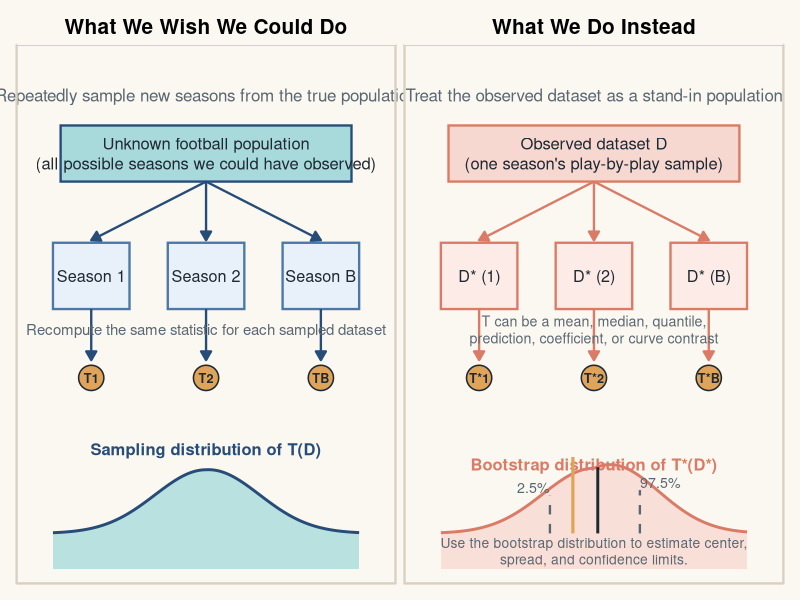
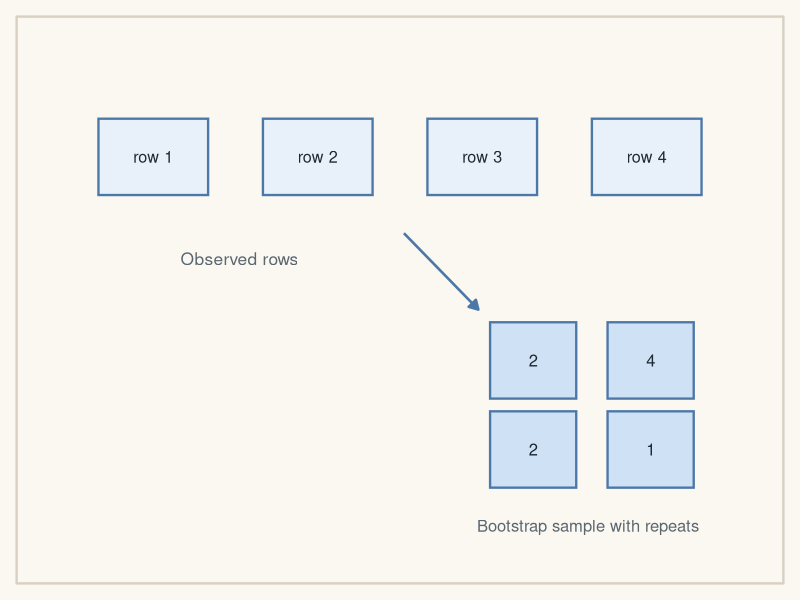
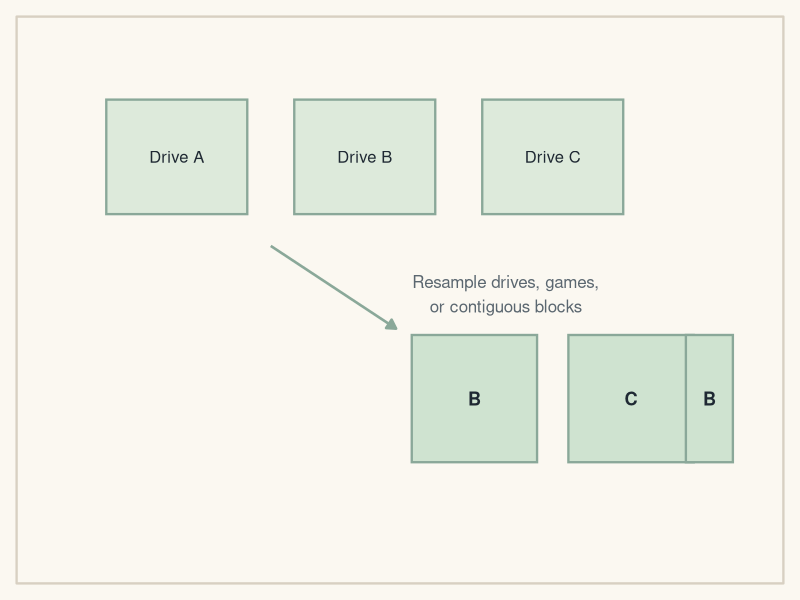
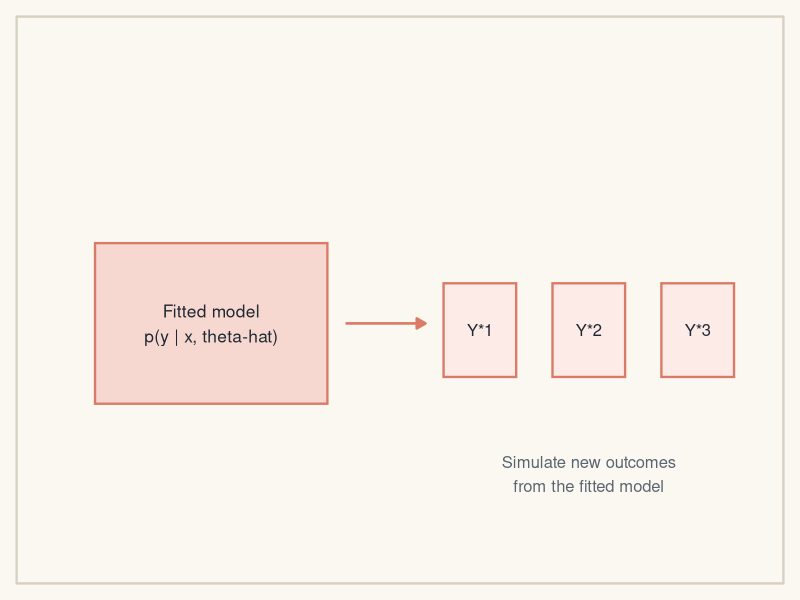
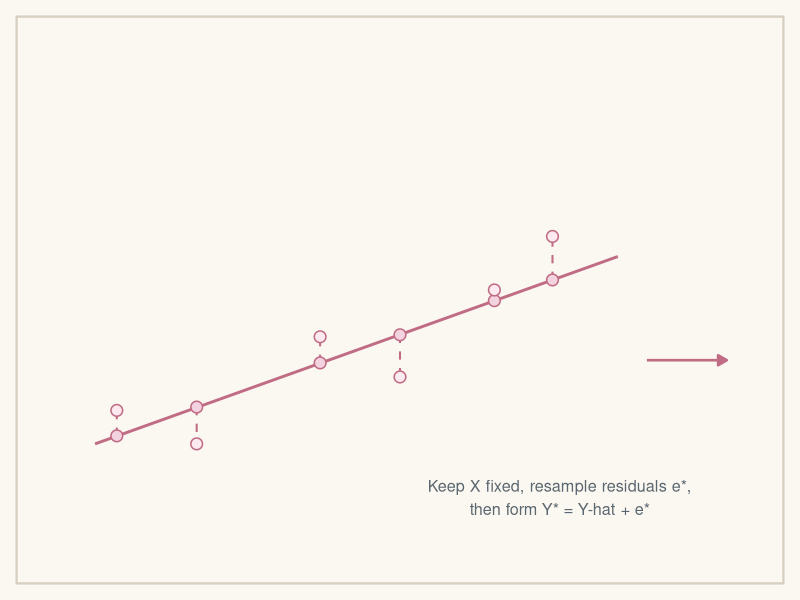

Source code (R) for these figures, in order:
########################
### INSTALL PACKAGES ###
########################

# install.packages(c("ggplot2"))

library(ggplot2)
library(grid)

################
### SETTINGS ###
################

population_figure_path = "2026/lectures/figures/09_population-vs-bootstrap.png"
observation_figure_path = "2026/lectures/figures/09_observation-bootstrap.png"
cluster_figure_path = "2026/lectures/figures/09_cluster-bootstrap.png"
parametric_figure_path = "2026/lectures/figures/09_parametric-bootstrap.png"
residual_figure_path = "2026/lectures/figures/09_residual-bootstrap.png"

paper = "#FBF8F1"
ink = "#1F2933"
muted = "#5B6770"
navy = "#274C77"
blue = "#4C78A8"
sky = "#A8DADC"
coral = "#D97B66"
gold = "#E0A458"
sage = "#8AA899"
rose = "#C06C84"
panel_border = "#D8D0C2"

arrow_style = arrow(length = unit(0.1, "inches"), type = "closed")

theme_boot = theme_void(base_size = 13) +
    theme(
        plot.background = element_rect(fill = paper, color = NA),
        panel.background = element_rect(fill = paper, color = NA),
        panel.border = element_rect(color = panel_border, fill = NA, linewidth = 0.8),
        strip.background = element_rect(fill = paper, color = NA),
        strip.text = element_text(face = "bold", size = 15, margin = margin(b = 6)),
        plot.title = element_text(face = "bold", color = ink, size = 15),
        plot.subtitle = element_text(color = muted, size = 11.5),
        plot.caption = element_text(color = muted, size = 10.5, hjust = 0.5),
        plot.margin = margin(12, 12, 12, 12)
    )

curve_df = function(panel, base_y, height, skew = 0) {
    x = seq(1, 9, length.out = 300)
    z = seq(-3, 3, length.out = 300)
    density = dnorm(z) * (1 + skew * pmax(z, 0))
    density = density / max(density)

    data.frame(
        panel = panel,
        x = x,
        y = base_y + height * density
    )
}

save_plot = function(plot, filename, width, height) {
    ggsave(
        filename = filename,
        plot = plot,
        width = width,
        height = height,
        dpi = 300
    )
}

###############################
### POPULATION VS BOOTSTRAP ###
###############################

panel_subtitles = data.frame(
    panel = c("What We Wish We Could Do", "What We Do Instead"),
    x = 5,
    y = 9.3,
    label = c(
        "Repeatedly sample new seasons from the true population",
        "Treat the observed dataset as a stand-in population"
    ),
    color = c(muted, muted)
)

panel_levels = c("What We Wish We Could Do", "What We Do Instead")

panel_subtitles$panel = factor(panel_subtitles$panel, levels = panel_levels)

top_boxes = data.frame(
    panel = c("What We Wish We Could Do", "What We Do Instead"),
    xmin = c(1.2, 1.2),
    xmax = c(8.8, 8.8),
    ymin = c(7.6, 7.6),
    ymax = c(8.7, 8.7),
    fill = c(sky, "#F7D8D1"),
    color = c(navy, coral),
    label = c(
        "Unknown football population\n(all possible seasons we could have observed)",
        "Observed dataset D\n(one season's play-by-play sample)"
    )
)
top_boxes$panel = factor(top_boxes$panel, levels = panel_levels)

mid_boxes = rbind(
    data.frame(
        panel = "What We Wish We Could Do",
        xmin = c(1.0, 4.0, 7.0),
        xmax = c(3.0, 6.0, 9.0),
        ymin = 5.1,
        ymax = 6.4,
        fill = "#E8F0FA",
        color = blue,
        label = c("Season 1", "Season 2", "Season B")
    ),
    data.frame(
        panel = "What We Do Instead",
        xmin = c(1.0, 4.0, 7.0),
        xmax = c(3.0, 6.0, 9.0),
        ymin = 5.1,
        ymax = 6.4,
        fill = "#FCEBE6",
        color = coral,
        label = c("D* (1)", "D* (2)", "D* (B)")
    )
)
mid_boxes$panel = factor(mid_boxes$panel, levels = panel_levels)

arrow_df = rbind(
    data.frame(
        panel = "What We Wish We Could Do",
        x = c(5, 5, 5, 2, 5, 8),
        y = c(7.6, 7.6, 7.6, 5.1, 5.1, 5.1),
        xend = c(2, 5, 8, 2, 5, 8),
        yend = c(6.45, 6.45, 6.45, 4.1, 4.1, 4.1),
        color = navy
    ),
    data.frame(
        panel = "What We Do Instead",
        x = c(5, 5, 5, 2, 5, 8),
        y = c(7.6, 7.6, 7.6, 5.1, 5.1, 5.1),
        xend = c(2, 5, 8, 2, 5, 8),
        yend = c(6.45, 6.45, 6.45, 4.1, 4.1, 4.1),
        color = coral
    )
)
arrow_df$panel = factor(arrow_df$panel, levels = panel_levels)

stat_points = rbind(
    data.frame(
        panel = "What We Wish We Could Do",
        x = c(2, 5, 8),
        y = 3.75,
        label = c("T1", "T2", "TB")
    ),
    data.frame(
        panel = "What We Do Instead",
        x = c(2, 5, 8),
        y = 3.75,
        label = c("T*1", "T*2", "T*B")
    )
)
stat_points$panel = factor(stat_points$panel, levels = panel_levels)

left_curve = curve_df("What We Wish We Could Do", base_y = 0.7, height = 1.25, skew = 0.05)
right_curve = curve_df("What We Do Instead", base_y = 0.7, height = 1.35, skew = 0.35)
left_curve$panel = factor(left_curve$panel, levels = panel_levels)
right_curve$panel = factor(right_curve$panel, levels = panel_levels)

curve_markers = data.frame(
    panel = "What We Do Instead",
    x = c(4.45, 5.1, 3.85, 6.2),
    xend = c(4.45, 5.1, 3.85, 6.2),
    y = c(0.7, 0.7, 0.7, 0.7),
    yend = c(2.2, 2.0, 1.45, 1.55),
    linetype = c("solid", "solid", "dashed", "dashed"),
    color = c(gold, ink, muted, muted),
    linewidth = c(1.1, 1.0, 0.8, 0.8),
    label = c("", "", "2.5%", "97.5%"),
    text_y = c(2.35, 2.15, 1.6, 1.7),
    hjust = c(0.5, 0.55, 1, 0)
)
curve_markers$panel = factor(curve_markers$panel, levels = panel_levels)

general_text = data.frame(
    panel = c("What We Wish We Could Do", "What We Do Instead", "What We Do Instead"),
    x = c(5, 5, 5),
    y = c(4.7, 4.7, 0.35),
    label = c(
        "Recompute the same statistic for each sampled dataset",
        "T can be a mean, median, quantile,\nprediction, coefficient, or curve contrast",
        "Use the bootstrap distribution to estimate center,\nspread, and confidence limits."
    ),
    color = muted,
    size = c(3.8, 3.6, 3.5)
)
general_text$panel = factor(general_text$panel, levels = panel_levels)

population_seed = data.frame(
    panel = factor(panel_levels, levels = panel_levels),
    x = 0,
    y = 0
)

population_plot = ggplot(population_seed) +
    geom_blank(aes(x = x, y = y)) +
    facet_wrap(~ panel, nrow = 1) +
    geom_text(
        data = panel_subtitles,
        aes(x = x, y = y, label = label),
        color = muted,
        size = 4.3
    ) +
    geom_rect(
        data = top_boxes,
        aes(xmin = xmin, xmax = xmax, ymin = ymin, ymax = ymax, fill = fill, color = color),
        linewidth = 0.8,
        show.legend = FALSE
    ) +
    geom_text(
        data = top_boxes,
        aes(x = (xmin + xmax) / 2, y = (ymin + ymax) / 2, label = label),
        color = ink,
        size = 4.2,
        lineheight = 1.0
    ) +
    geom_rect(
        data = mid_boxes,
        aes(xmin = xmin, xmax = xmax, ymin = ymin, ymax = ymax, fill = fill, color = color),
        linewidth = 0.8,
        show.legend = FALSE
    ) +
    geom_text(
        data = mid_boxes,
        aes(x = (xmin + xmax) / 2, y = (ymin + ymax) / 2, label = label),
        color = ink,
        size = 4.1
    ) +
    geom_segment(
        data = arrow_df,
        aes(x = x, y = y, xend = xend, yend = yend, color = color),
        linewidth = 0.8,
        arrow = arrow_style,
        show.legend = FALSE
    ) +
    geom_point(
        data = stat_points,
        aes(x = x, y = y),
        shape = 21,
        size = 8,
        stroke = 0.8,
        fill = gold,
        color = ink
    ) +
    geom_text(
        data = stat_points,
        aes(x = x, y = y, label = label),
        color = ink,
        size = 3.2,
        fontface = "bold"
    ) +
    geom_area(
        data = left_curve,
        aes(x = x, y = y),
        fill = sky,
        alpha = 0.8,
        inherit.aes = FALSE
    ) +
    geom_line(
        data = left_curve,
        aes(x = x, y = y),
        color = navy,
        linewidth = 1,
        inherit.aes = FALSE
    ) +
    geom_area(
        data = right_curve,
        aes(x = x, y = y),
        fill = "#F7D8D1",
        alpha = 0.8,
        inherit.aes = FALSE
    ) +
    geom_line(
        data = right_curve,
        aes(x = x, y = y),
        color = coral,
        linewidth = 1,
        inherit.aes = FALSE
    ) +
    geom_text(
        data = data.frame(
            panel = factor("What We Wish We Could Do", levels = panel_levels),
            x = 5,
            y = 2.35,
            label = "Sampling distribution of T(D)"
        ),
        aes(x = x, y = y, label = label),
        color = navy,
        fontface = "bold",
        size = 4.2
    ) +
    geom_text(
        data = data.frame(
            panel = factor("What We Do Instead", levels = panel_levels),
            x = 5,
            y = 2.05,
            label = "Bootstrap distribution of T*(D*)"
        ),
        aes(x = x, y = y, label = label),
        color = coral,
        fontface = "bold",
        size = 4.2
    ) +
    geom_segment(
        data = curve_markers,
        aes(x = x, y = y, xend = xend, yend = yend, color = color, linetype = linetype, linewidth = linewidth),
        show.legend = FALSE
    ) +
    scale_linetype_identity() +
    scale_linewidth_identity() +
    geom_text(
        data = curve_markers,
        aes(x = x, y = text_y, label = label, color = color, hjust = hjust),
        size = 3.6,
        show.legend = FALSE
    ) +
    geom_text(
        data = general_text,
        aes(x = x, y = y, label = label, color = color, size = size),
        show.legend = FALSE,
        lineheight = 1.0
    ) +
    scale_size_identity() +
    scale_fill_identity() +
    scale_color_identity() +
    coord_cartesian(xlim = c(0.5, 9.5), ylim = c(0.2, 9.8), clip = "off") +
    theme_boot

save_plot(population_plot, population_figure_path, width = 12, height = 6.8)

##########################
### OBSERVATION BOOTSTRAP
##########################

obs_rows = data.frame(
    xmin = c(0.9, 3.0, 5.1, 7.2),
    xmax = c(2.3, 4.4, 6.5, 8.6),
    ymin = 6.0,
    ymax = 7.2,
    label = c("row 1", "row 2", "row 3", "row 4")
)

obs_resample = data.frame(
    xmin = c(5.9, 7.4, 5.9, 7.4),
    xmax = c(7.0, 8.5, 7.0, 8.5),
    ymin = c(2.8, 2.8, 1.4, 1.4),
    ymax = c(4.0, 4.0, 2.6, 2.6),
    label = c("2", "4", "2", "1")
)

observation_plot = ggplot() +
    geom_rect(
        data = obs_rows,
        aes(xmin = xmin, xmax = xmax, ymin = ymin, ymax = ymax),
        fill = "#E8F0FA",
        color = blue,
        linewidth = 0.8
    ) +
    geom_text(
        data = obs_rows,
        aes(x = (xmin + xmax) / 2, y = (ymin + ymax) / 2, label = label),
        color = ink,
        size = 4.1
    ) +
    geom_segment(
        aes(x = 4.8, y = 5.4, xend = 5.75, yend = 4.2),
        color = blue,
        linewidth = 0.9,
        arrow = arrow_style
    ) +
    geom_rect(
        data = obs_resample,
        aes(xmin = xmin, xmax = xmax, ymin = ymin, ymax = ymax),
        fill = "#CFE1F4",
        color = blue,
        linewidth = 0.8
    ) +
    geom_text(
        data = obs_resample,
        aes(x = (xmin + xmax) / 2, y = (ymin + ymax) / 2, label = label),
        color = ink,
        size = 4.2
    ) +
    annotate("text", x = 2.7, y = 5.0, label = "Observed rows", color = muted, size = 4.4) +
    annotate("text", x = 7.15, y = 0.8, label = "Bootstrap sample with repeats", color = muted, size = 4.2) +
    coord_cartesian(xlim = c(0.3, 9.2), ylim = c(0.3, 8.4), clip = "off") +
    theme_boot

save_plot(observation_plot, observation_figure_path, width = 7.3, height = 4.8)

#######################
### CLUSTER BOOTSTRAP
#######################

cluster_top = data.frame(
    xmin = c(1.0, 3.4, 5.8),
    xmax = c(2.8, 5.2, 7.6),
    ymin = 5.7,
    ymax = 7.5,
    label = c("Drive A", "Drive B", "Drive C")
)

cluster_bottom = data.frame(
    xmin = c(4.9, 6.9, 8.4),
    xmax = c(6.5, 8.5, 9.0),
    ymin = 1.8,
    ymax = 3.8,
    label = c("B", "C", "B")
)

cluster_plot = ggplot() +
    geom_rect(
        data = cluster_top,
        aes(xmin = xmin, xmax = xmax, ymin = ymin, ymax = ymax),
        fill = "#DDEADB",
        color = sage,
        linewidth = 0.8
    ) +
    geom_text(
        data = cluster_top,
        aes(x = (xmin + xmax) / 2, y = (ymin + ymax) / 2, label = label),
        color = ink,
        size = 4.2
    ) +
    geom_segment(
        aes(x = 3.1, y = 5.2, xend = 4.7, yend = 3.9),
        color = sage,
        linewidth = 0.9,
        arrow = arrow_style
    ) +
    geom_rect(
        data = cluster_bottom,
        aes(xmin = xmin, xmax = xmax, ymin = ymin, ymax = ymax),
        fill = "#CFE3D0",
        color = sage,
        linewidth = 0.8
    ) +
    geom_text(
        data = cluster_bottom,
        aes(x = (xmin + xmax) / 2, y = (ymin + ymax) / 2, label = label),
        color = ink,
        size = 4.6,
        fontface = "bold"
    ) +
    annotate("text", x = 6.1, y = 4.45, label = "Resample drives, games,\nor contiguous blocks", color = muted, size = 4.3) +
    coord_cartesian(xlim = c(0.3, 9.2), ylim = c(0.3, 8.4), clip = "off") +
    theme_boot

save_plot(cluster_plot, cluster_figure_path, width = 7.3, height = 4.8)

########################
### PARAMETRIC BOOTSTRAP
########################

parametric_outcomes = data.frame(
    xmin = c(5.7, 7.2, 8.7),
    xmax = c(6.7, 8.2, 9.7),
    ymin = 3.0,
    ymax = 4.4,
    label = c("Y*1", "Y*2", "Y*3")
)

parametric_plot = ggplot() +
    geom_rect(
        aes(xmin = 0.9, xmax = 4.1, ymin = 2.6, ymax = 5.0),
        fill = "#F7D8D1",
        color = coral,
        linewidth = 0.8
    ) +
    annotate(
        "text",
        x = 2.5,
        y = 3.8,
        label = "Fitted model\np(y | x, theta-hat)",
        color = ink,
        size = 4.4
    ) +
    geom_segment(
        aes(x = 4.35, y = 3.8, xend = 5.45, yend = 3.8),
        color = coral,
        linewidth = 0.9,
        arrow = arrow_style
    ) +
    geom_rect(
        data = parametric_outcomes,
        aes(xmin = xmin, xmax = xmax, ymin = ymin, ymax = ymax),
        fill = "#FCEBE6",
        color = coral,
        linewidth = 0.8
    ) +
    geom_text(
        data = parametric_outcomes,
        aes(x = (xmin + xmax) / 2, y = (ymin + ymax) / 2, label = label),
        color = ink,
        size = 4.2
    ) +
    annotate("text", x = 7.7, y = 1.55, label = "Simulate new outcomes\nfrom the fitted model", color = muted, size = 4.2) +
    coord_cartesian(xlim = c(0.3, 9.9), ylim = c(0.3, 8.0), clip = "off") +
    theme_boot

save_plot(parametric_plot, parametric_figure_path, width = 7.3, height = 4.8)

#######################
### RESIDUAL BOOTSTRAP
#######################

fit_line = data.frame(
    x = c(0.9, 8.1),
    y = c(2.0, 4.8)
)

observed_pts = data.frame(
    x = c(1.2, 2.3, 4.0, 5.1, 6.4, 7.2),
    y = c(2.5, 2.0, 3.6, 3.0, 4.3, 5.1),
    yhat = c(2.12, 2.55, 3.21, 3.63, 4.14, 4.45)
)

residual_plot = ggplot() +
    geom_segment(
        aes(x = fit_line$x[1], y = fit_line$y[1], xend = fit_line$x[2], yend = fit_line$y[2]),
        color = rose,
        linewidth = 1
    ) +
    geom_segment(
        data = observed_pts,
        aes(x = x, y = yhat, xend = x, yend = y),
        color = rose,
        linewidth = 0.7,
        linetype = "dashed"
    ) +
    geom_point(
        data = observed_pts,
        aes(x = x, y = yhat),
        shape = 21,
        fill = "#F4D3E0",
        color = rose,
        size = 3.4,
        stroke = 0.8
    ) +
    geom_point(
        data = observed_pts,
        aes(x = x, y = y),
        shape = 21,
        fill = "#FCEAF0",
        color = rose,
        size = 3.4,
        stroke = 0.8
    ) +
    geom_segment(
        aes(x = 8.5, y = 3.25, xend = 9.6, yend = 3.25),
        color = rose,
        linewidth = 0.9,
        arrow = arrow_style
    ) +
    annotate("text", x = 7.3, y = 1.2, label = "Keep X fixed, resample residuals e*,\nthen form Y* = Y-hat + e*", color = muted, size = 4.1) +
    coord_cartesian(xlim = c(0.3, 9.9), ylim = c(0.3, 8.0), clip = "off") +
    theme_boot

save_plot(residual_plot, residual_figure_path, width = 7.3, height = 4.8)
